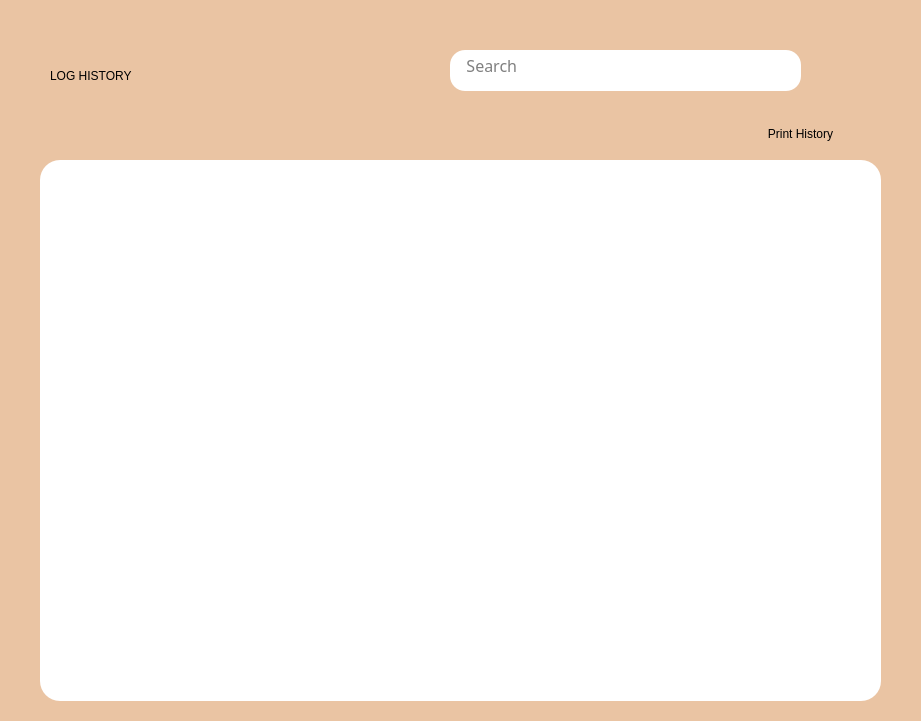
<?xml version="1.0" encoding="UTF-8"?>
<ui version="4.0">
 <class>log_frame</class>
 <widget class="QFrame" name="log_frame">
  <property name="geometry">
   <rect>
    <x>0</x>
    <y>0</y>
    <width>921</width>
    <height>721</height>
   </rect>
  </property>
  <property name="sizePolicy">
   <sizepolicy hsizetype="Fixed" vsizetype="Fixed">
    <horstretch>0</horstretch>
    <verstretch>0</verstretch>
   </sizepolicy>
  </property>
  <property name="minimumSize">
   <size>
    <width>921</width>
    <height>721</height>
   </size>
  </property>
  <property name="maximumSize">
   <size>
    <width>921</width>
    <height>721</height>
   </size>
  </property>
  <property name="windowTitle">
   <string>Frame</string>
  </property>
  <property name="styleSheet">
   <string notr="true">background-color: rgb(234, 196, 163);</string>
  </property>
  <widget class="QLabel" name="history_label">
   <property name="geometry">
    <rect>
     <x>50</x>
     <y>50</y>
     <width>311</width>
     <height>51</height>
    </rect>
   </property>
   <property name="styleSheet">
    <string notr="true">font: 27pt &quot;Reem Kufi&quot;;</string>
   </property>
   <property name="text">
    <string>LOG HISTORY</string>
   </property>
  </widget>
  <widget class="QTextEdit" name="BROWSER">
   <property name="geometry">
    <rect>
     <x>450</x>
     <y>50</y>
     <width>351</width>
     <height>41</height>
    </rect>
   </property>
   <property name="font">
    <font>
     <family>Gill Sans MT</family>
     <pointsize>12</pointsize>
     <weight>50</weight>
     <italic>false</italic>
     <bold>false</bold>
    </font>
   </property>
   <property name="styleSheet">
    <string notr="true">background-color: rgb(255, 255, 255);
border-radius: 15px;
font: 12pt &quot;Gill Sans MT&quot;;</string>
   </property>
   <property name="inputMethodHints">
    <set>Qt::ImhNone</set>
   </property>
   <property name="frameShape">
    <enum>QFrame::Box</enum>
   </property>
   <property name="frameShadow">
    <enum>QFrame::Plain</enum>
   </property>
   <property name="documentTitle">
    <string/>
   </property>
   <property name="undoRedoEnabled">
    <bool>false</bool>
   </property>
   <property name="acceptRichText">
    <bool>false</bool>
   </property>
   <property name="placeholderText">
    <string>   Search</string>
   </property>
  </widget>
  <widget class="QPushButton" name="ENTER_BROWSER_BTN">
   <property name="geometry">
    <rect>
     <x>810</x>
     <y>50</y>
     <width>41</width>
     <height>41</height>
    </rect>
   </property>
   <property name="styleSheet">
    <string notr="true">QPushButton {
   border-radius: 20px;
}

QPushButton:enabled {
   background-color: #EAC4A3;
   color: white;
}

QPushButton:pressed {
   background-color: #CE8865;
   color: #ffffff;
}

QPushButton:hover:!pressed {
   background-color: #D5916E;
   color: #008080;
}

QPushButton:disabled {
   background-color: #EAC4A3;
   color: #ffffff;
}</string>
   </property>
   <property name="text">
    <string/>
   </property>
   <property name="icon">
    <iconset>
     <normaloff>../../../Downloads/LOGS_panel.ui-20231123T155216Z-001/search.png</normaloff>../../../Downloads/LOGS_panel.ui-20231123T155216Z-001/search.png</iconset>
   </property>
   <property name="iconSize">
    <size>
     <width>25</width>
     <height>25</height>
    </size>
   </property>
  </widget>
  <widget class="QPushButton" name="pushButton_2">
   <property name="geometry">
    <rect>
     <x>720</x>
     <y>120</y>
     <width>151</width>
     <height>28</height>
    </rect>
   </property>
   <property name="styleSheet">
    <string notr="true">QPushButton {
   border-radius: 15px;
	font: 12pt &quot;Reem Kufi&quot;;
}

QPushButton:enabled {
   background-color: #EAC4A3;
   color: black;
}

QPushButton:pressed {
   background-color: #EAC4A3;
   color: #black;
}

QPushButton:hover:!pressed {
   background-color: #EAC4A3;
   color: white;
}

QPushButton:disabled {
   background-color: #EAC4A3;
   color: black;
}</string>
   </property>
   <property name="text">
    <string>   Print History</string>
   </property>
   <property name="icon">
    <iconset>
     <normaloff>../../../Downloads/LOGS_panel.ui-20231123T155216Z-001/print (1).png</normaloff>../../../Downloads/LOGS_panel.ui-20231123T155216Z-001/print (1).png</iconset>
   </property>
  </widget>
  <widget class="QTableView" name="log_history_table">
   <property name="geometry">
    <rect>
     <x>40</x>
     <y>160</y>
     <width>841</width>
     <height>541</height>
    </rect>
   </property>
   <property name="styleSheet">
    <string notr="true">background-color: rgb(255, 255, 255);
border-radius: 20px;</string>
   </property>
   <property name="frameShape">
    <enum>QFrame::StyledPanel</enum>
   </property>
   <property name="frameShadow">
    <enum>QFrame::Plain</enum>
   </property>
  </widget>
 </widget>
 <resources/>
 <connections/>
</ui>
